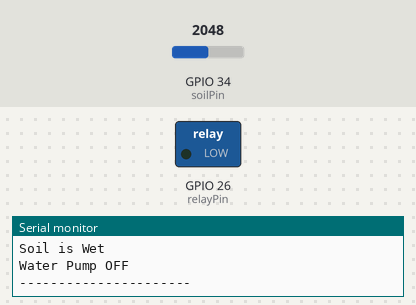
Simulated run of this sketch. Board: ESP32. On the bench: switched loads named in the sketch (green lamp = pin HIGH), the last lines printed to the serial monitor. Inputs (shaded band) come from the test bench; at power-on: GPIO 34 (soilPin) = 2048.

Above: at 1.8 s.
1.9 s: GPIO 34 (soilPin) set to 1964
At 2.7 s:
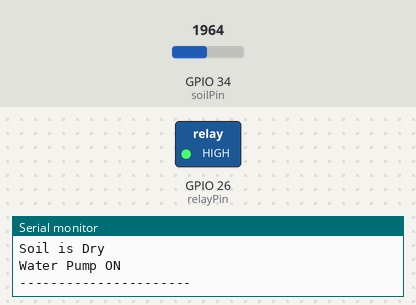
3.5 s: GPIO 34 (soilPin) set to 2040
At 4.3 s:
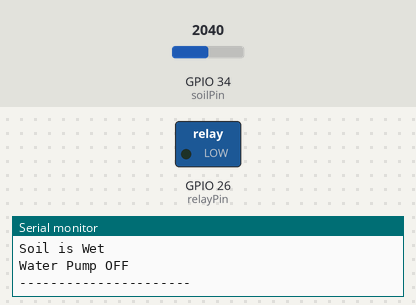
5.5 s: GPIO 34 (soilPin) set to 1960
At 7.1 s:
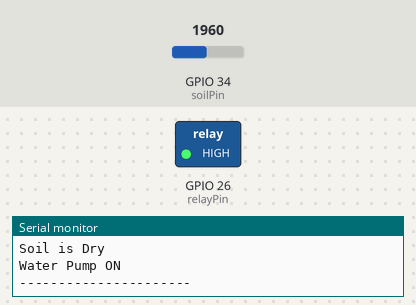
Timing chart, 0 to 8.6 s (numbered marks = the images above; inputs shaded):
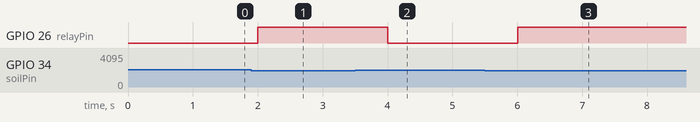

The sketch:

Automated_Irrigation_Controller_2_.ino
```cpp
int soilPin = 34;
int relayPin = 26;
int moistureValue;
void setup() {
 Serial.begin(115200);
 pinMode(relayPin, OUTPUT);
}
 void loop() {
 moistureValue = analogRead(soilPin);
Serial.print("Moisture Value = ");
 Serial.println(moistureValue);

if (moistureValue < 2000) {

Serial.println("Soil is Dry");
 Serial.println("Water Pump ON");

digitalWrite(relayPin, HIGH);
  }
  else
  {

   Serial.println("Soil is Wet");
   Serial.println("Water Pump OFF");

   digitalWrite(relayPin, LOW);
   }

   Serial.println("----------------------");

   delay(1000);
   }
```

Measured:
- the behaviour switches between 2000 and 1999 on GPIO 34 (soilPin) (found by bisection; images 0 and 1)
- after the input at 1.9 s, GPIO 26 (relayPin): LOW → HIGH after 0.10 s
- after the input at 3.5 s, GPIO 26 (relayPin): HIGH → LOW after 0.50 s
- after the input at 5.5 s, GPIO 26 (relayPin): LOW → HIGH after 0.51 s
